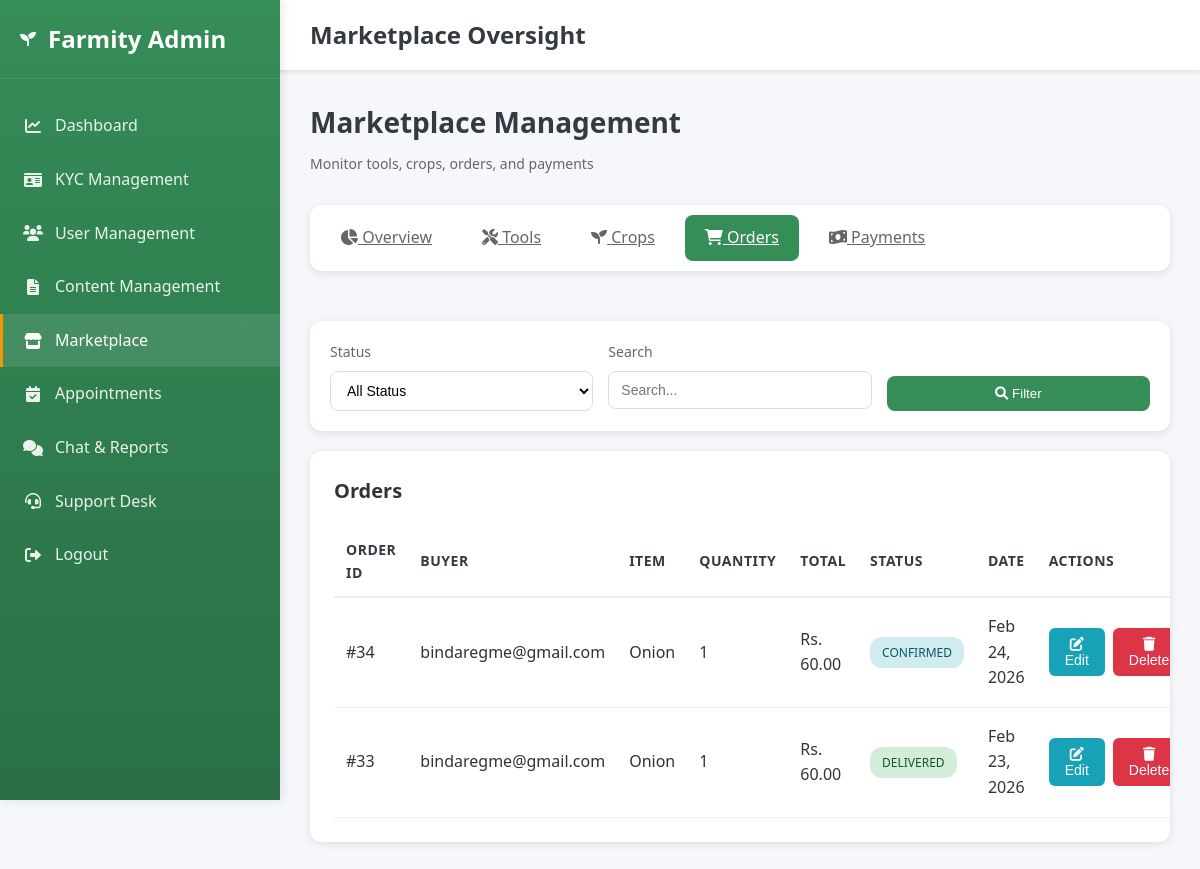
Page /admin-dashboard/marketplace/?section=orders (signed in) on the earlier database version.
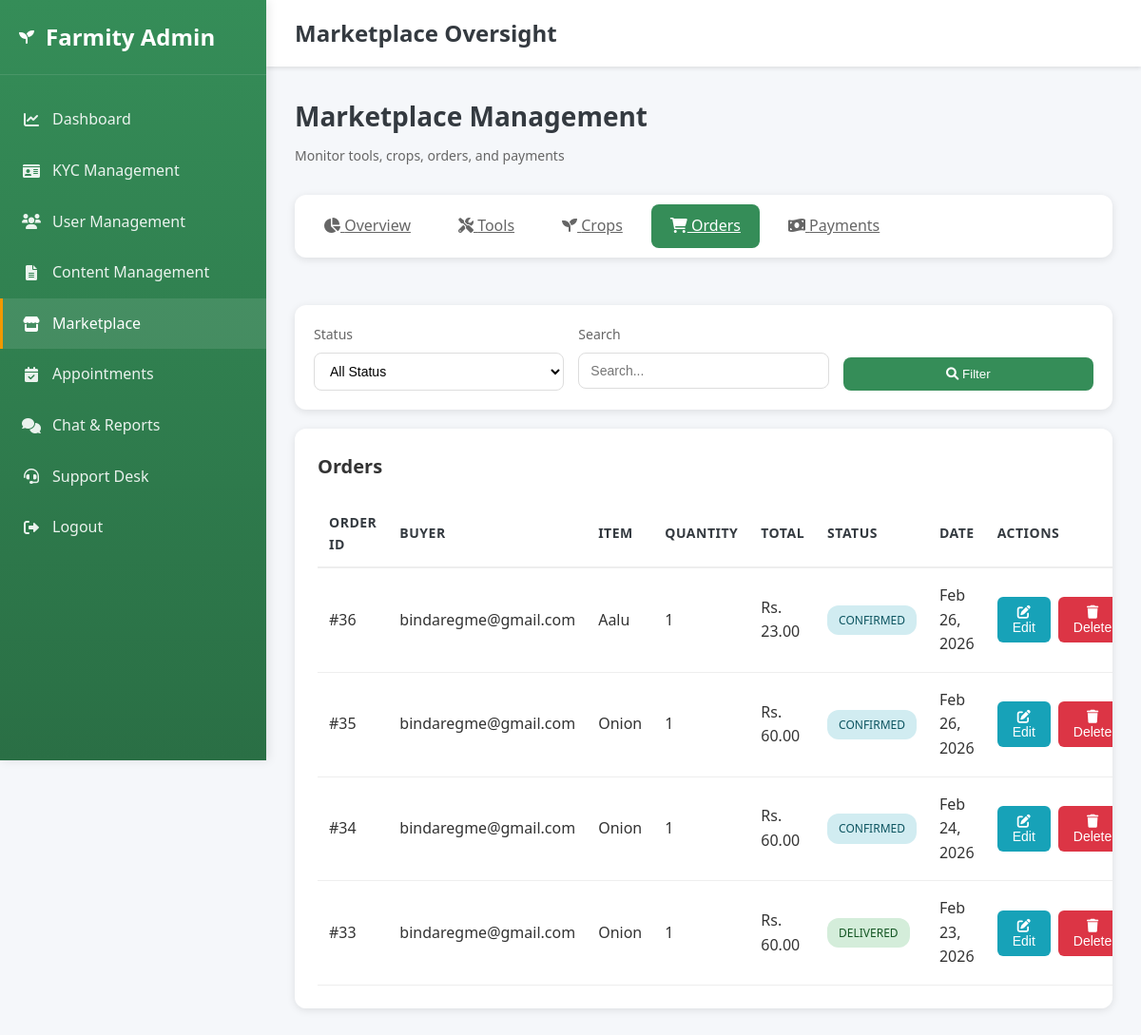
Same page on the later database version.
### accounts/models.py (models this page shows, shortened)
class Order(models.Model):
    STATUS_PENDING = 'pending'
    STATUS_CONFIRMED = 'confirmed'
    STATUS_SHIPPED = 'shipped'
    STATUS_DELIVERED = 'delivered'
    STATUS_CANCELLED = 'cancelled'
    STATUS_CHOICES = (
        (STATUS_PENDING, 'Pending'),
        (STATUS_CONFIRMED, 'Confirmed'),
        (STATUS_SHIPPED, 'Shipped'),
        (STATUS_DELIVERED, 'Delivered'),
        (STATUS_CANCELLED, 'Cancelled'),
    )
    PAYMENT_COD = 'cod'
    PAYMENT_ESEWA = 'esewa'
    PAYMENT_CHOICES = (
        (PAYMENT_COD, 'Cash on Delivery'),
        (PAYMENT_ESEWA, 'eSewa'),
    )
    PAYMENT_STATUS_PENDING = 'pending'
    PAYMENT_STATUS_COMPLETED = 'completed'
    PAYMENT_STATUS_FAILED = 'failed'
    PAYMENT_STATUS_CHOICES = (
        (PAYMENT_STATUS_PENDING, 'Pending'),
        (PAYMENT_STATUS_COMPLETED, 'Completed'),
        (PAYMENT_STATUS_FAILED, 'Failed'),
    )
    buyer = models.ForeignKey(User, on_delete=models.CASCADE, related_name='orders')
    tool = models.ForeignKey(VendorTool, on_delete=models.CASCADE, related_name='orders', null=True, blank=True)
    crop = models.ForeignKey(FarmerProduct, on_delete=models.CASCADE, related_name='orders', null=True, blank=True)
    quantity = models.PositiveIntegerField(default=1)
    total_amount = models.DecimalField(max_digits=12, decimal_places=2)
    status = models.CharField(max_length=20, choices=STATUS_CHOICES, default=STATUS_PENDING)
    payment_method = models.CharField(max_length=20, choices=PAYMENT_CHOICES, default=PAYMENT_COD, blank=True, null=True)
    payment_status = models.CharField(max_length=20, choices=PAYMENT_STATUS_CHOICES, default=PAYMENT_STATUS_PENDING, blank=True, null=True)
    shipping_address = models.TextField(blank=True, null=True, help_text='Delivery location/address')
    contact_number = models.CharField(max_length=20, blank=True, null=True, help_text='Phone number (required for delivery)')
    order_email = models.EmailField(blank=True, null=True, help_text='Email for this order (optional)')
    tracking_number = models.CharField(max_length=100, blank=True, null=True)
    notes = models.TextField(blank=True, null=True)
    created_at = models.DateTimeField(auto_now_add=True)
    updated_at = models.DateTimeField(auto_now=True)
    class Meta:
        ordering = ('-created_at',)

class User(AbstractBaseUser, PermissionsMixin):
    ROLE_CHOICES = (
        ('admin', 'Admin'),
        ('buyer', 'Buyer'),
        ('farmer', 'Farmer'),
        ('agricultural_expert', 'Agricultural Expert'),
        ('vendor', 'Vendor'),
    )
    email = models.EmailField(unique=True)
    role = models.CharField(max_length=20, choices=ROLE_CHOICES, default='buyer')
    is_active = models.BooleanField(default=True)
    is_verified = models.BooleanField(default=False)
    is_staff = models.BooleanField(default=False)
    date_joined = models.DateTimeField(auto_now_add=True)
    objects = UserManager()
    USERNAME_FIELD = 'email'
    REQUIRED_FIELDS = []

class FarmerProduct(models.Model):
    farmer = models.ForeignKey(FarmerProfile, on_delete=models.CASCADE, related_name='products')
    name = models.CharField(max_length=255)
    quantity = models.DecimalField(max_digits=12, decimal_places=2)
    unit = models.CharField(max_length=50, default='kg')
    price_per_unit = models.DecimalField(max_digits=12, decimal_places=2)
    image = models.ImageField(upload_to='product_images/', blank=True, null=True)
    is_available = models.BooleanField(default=True)
    created_at = models.DateTimeField(auto_now_add=True)
    class Meta:
        ordering = ('-created_at',)

### accounts/views.py (the view, shortened to what this page needs)
# urls.py: path('admin-dashboard/marketplace/', admin_marketplace_oversight, name='admin_marketplace_oversight'),
@login_required
def admin_marketplace_oversight(request):
    if request.user.role != 'admin':
        return _redirect_to_role_home_response(request.user)
    section = request.GET.get('section', 'overview')  # 'overview', 'tools', 'crops', 'orders', 'payments'
    status_filter = request.GET.get('status', 'all')
    search_query = request.GET.get('search', '').strip()
    context = {}
    context['farmers'] = FarmerProfile.objects.select_related('user').all()
    context['vendors'] = VendorProfile.objects.select_related('user').all()
    if section == 'overview' or section == 'tools':
        tools = VendorTool.objects.select_related('vendor', 'vendor__user').order_by('-created_at')
        if status_filter == 'available':
            tools = tools.filter(is_available=True)
        elif status_filter == 'unavailable':
            tools = tools.filter(is_available=False)
        if search_query:
            tools = tools.filter(
                Q(name__icontains=search_query) |
                Q(vendor__company_name__icontains=search_query) |
                Q(vendor__user__email__icontains=search_query)
            )
        context['tools'] = tools
        context['total_tools'] = VendorTool.objects.count()
        context['available_tools'] = VendorTool.objects.filter(is_available=True, stock_quantity__gt=0).count()
    else:
        context['tools'] = VendorTool.objects.none()
        context['total_tools'] = VendorTool.objects.count()
        context['available_tools'] = VendorTool.objects.filter(is_available=True, stock_quantity__gt=0).count()
    if section == 'overview' or section == 'crops':
        crops = FarmerProduct.objects.select_related('farmer', 'farmer__user').order_by('-created_at')
        if status_filter == 'available':
            crops = crops.filter(is_available=True)
        elif status_filter == 'unavailable':
            crops = crops.filter(is_available=False)
        if search_query:
            crops = crops.filter(
                Q(name__icontains=search_query) |
                Q(farmer__name__icontains=search_query) |
                Q(farmer__user__email__icontains=search_query)
            )
        context['crops'] = crops
        context['total_crops'] = FarmerProduct.objects.count()
        context['available_crops'] = FarmerProduct.objects.filter(is_available=True).count()
    else:
        context['crops'] = FarmerProduct.objects.none()
        context['total_crops'] = FarmerProduct.objects.count()
        context['available_crops'] = FarmerProduct.objects.filter(is_available=True).count()
    if section == 'overview' or section == 'orders':
        orders = Order.objects.select_related('buyer', 'tool', 'tool__vendor', 'crop', 'crop__farmer').order_by('-created_at')
        if status_filter != 'all':
            orders = orders.filter(status=status_filter)
        context['orders'] = orders
        context['total_orders'] = Order.objects.count()
        context['pending_orders'] = Order.objects.filter(status=Order.STATUS_PENDING).count()
        context['completed_orders'] = Order.objects.filter(status=Order.STATUS_DELIVERED).count()
    context['section'] = section
    context['status_filter'] = status_filter
    context['search_query'] = search_query
    return render(request, 'admin_marketplace_oversight.html', context)

### templates/admin_marketplace_oversight.html (shortened to what the changed rows need)
<!DOCTYPE html>
<html lang="en">
<head>
    <link rel="stylesheet" href="/static/css/style.css">
    <link href="https://cdnjs.cloudflare.com/ajax/libs/font-awesome/6.0.0/css/all.min.css" rel="stylesheet">
</head>
<body>
    <aside class="sidebar">
        <div class="sidebar-header">
            <h2>Farmity Admin</h2>
        </div>
    </aside>
    <div class="main-content">
        <header class="top-header">
            <h1 class="header-title">Marketplace Oversight</h1>
        </header>
        <div class="dashboard-content">
            <div class="page-header">
                <h2 class="page-title">Marketplace Management</h2>
            </div>
            {% if section == 'overview' or section == 'orders' %}
            <div class="table-container">
                {% if orders %}
                <table class="data-table">
                    <thead>
                        <tr>
                            <th>Order ID</th>
                            <th>Buyer</th>
                            <th>Item</th>
                            <th>Quantity</th>
                            <th>Total</th>
                            <th>Status</th>
                            <th>Date</th>
                            <th>Actions</th>
                        </tr>
                    </thead>
                    <tbody>
                        {% for order in orders %}
                        <tr>
                            <td>#{{ order.id }}</td>
                            <td>{{ order.buyer.email }}</td>
                            <td>
                                {% if order.tool %}
                                    {{ order.tool.name }}
                                {% elif order.crop %}
                                    {{ order.crop.name }}
                                {% else %}
                                    N/A
                                {% endif %}
                            </td>
                            <td>{{ order.quantity }}</td>
                            <td>Rs. {{ order.total_amount }}</td>
                            <td>
                                <span class="status-badge {{ order.status }}">{{ order.get_status_display }}</span>
                            </td>
                            <td>{{ order.created_at|date:"M d, Y" }}</td>
                            <td>
                                <div class="action-buttons">
                                    <button class="btn btn-edit" onclick="openEditOrderModal({{ order.id }}, '{{ order.status }}', '{{ order.payment_status }}', '{{ order.payment_method|default:"" }}', '{{ order.tracking_number|default:""|escapejs }}', '{{ order.shipping_address|default:""|escapejs }}', '{{ order.notes|default:""|escapejs }}')">
                                        <i class="fas fa-edit"></i> Edit
                                    </button>
                                    <button class="btn btn-delete" onclick="confirmDeleteOrder({{ order.id }})">
                                        <i class="fas fa-trash"></i> Delete
                                    </button>
                                </div>
                            </td>
                        </tr>
                        {% endfor %}
                    </tbody>
                </table>
                {% else %}
                <p style="text-align: center; padding: 40px; color: #999;">No orders found</p>
                {% endif %}
            </div>
            {% endif %}
        </div>
    </div>
</body>
</html>

Differences in the rows shown:
added Order: id "36", buyer.email "bindaregme@gmail.com", crop.name "Aalu", quantity "1", total_amount "23.00", status "CONFIRMED", created_at "Feb 26, 2026"
added Order: id "35", buyer.email "bindaregme@gmail.com", crop.name "Onion", quantity "1", total_amount "60.00", status "CONFIRMED", created_at "Feb 26, 2026"
